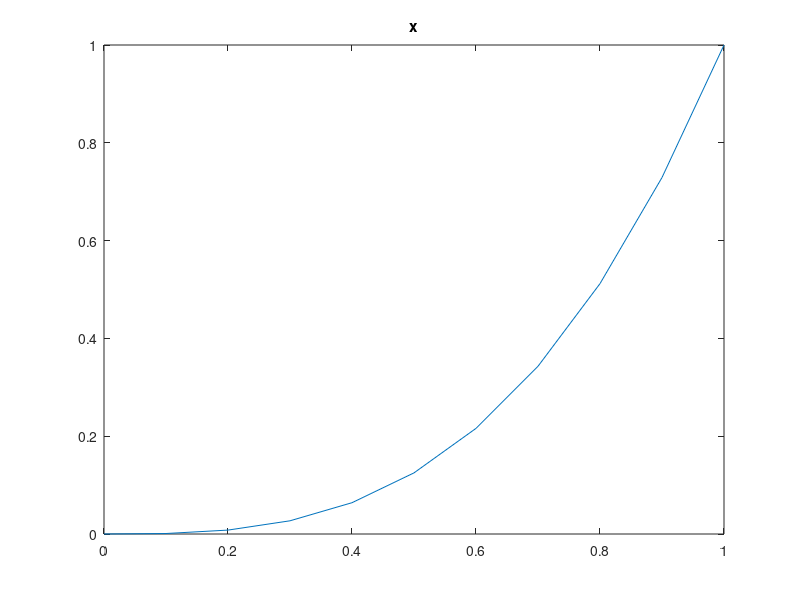

This chart was generated by the following MATLAB code: (Note: this script raises an error after producing the figure.)
clc
clear variables
close all

%% Numerical Integral and Derivative
dt = 0.1;
t = 0:dt:1;
n = length(t);
r = ones(1, n);
x = t.^3;
a_dx = 3*t.^2;
a_intx = 1/4*t.^4;

plot(t,x)
title("x")

dx = derivative(x, dt);
intx = integral(x, dt);

figure
plot(t(3:end),dx,'r.', t, a_dx, 'b-');
title("derivative")

figure
plot(t, intx, 'r.', t, a_intx, 'b-');
title("integral")
